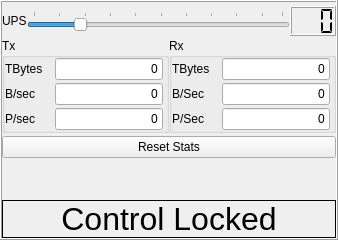
                <widget class="QFrame" name="frame_2">
                 <property name="sizePolicy">
                  <sizepolicy hsizetype="Preferred" vsizetype="Preferred">
                   <horstretch>0</horstretch>
                   <verstretch>0</verstretch>
                  </sizepolicy>
                 </property>
                 <property name="frameShape">
                  <enum>QFrame::Box</enum>
                 </property>
                 <property name="frameShadow">
                  <enum>QFrame::Raised</enum>
                 </property>
                 <property name="lineWidth">
                  <number>1</number>
                 </property>
                 <layout class="QVBoxLayout" name="verticalLayout_11">
                  <property name="spacing">
                   <number>0</number>
                  </property>
                  <property name="leftMargin">
                   <number>0</number>
                  </property>
                  <property name="topMargin">
                   <number>0</number>
                  </property>
                  <property name="rightMargin">
                   <number>0</number>
                  </property>
                  <property name="bottomMargin">
                   <number>0</number>
                  </property>
                  <item>
                   <layout class="QVBoxLayout" name="verticalLayout_9">
                    <property name="spacing">
                     <number>2</number>
                    </property>
                    <item>
                     <layout class="QHBoxLayout" name="horizontalLayout_3">
                      <property name="spacing">
                       <number>0</number>
                      </property>
                      <property name="topMargin">
                       <number>4</number>
                      </property>
                      <item>
                       <widget class="QLabel" name="labelControlRate">
                        <property name="sizePolicy">
                         <sizepolicy hsizetype="Fixed" vsizetype="Fixed">
                          <horstretch>0</horstretch>
                          <verstretch>0</verstretch>
                         </sizepolicy>
                        </property>
                        <property name="toolTip">
                         <string extracomment="Updates  per second"/>
                        </property>
                        <property name="lineWidth">
                         <number>1</number>
                        </property>
                        <property name="text">
                         <string>UPS</string>
                        </property>
                        <property name="textFormat">
                         <enum>Qt::AutoText</enum>
                        </property>
                       </widget>
                      </item>
                      <item>
                       <widget class="QSlider" name="horizontalRateSlider">
                        <property name="sizePolicy">
                         <sizepolicy hsizetype="Preferred" vsizetype="Fixed">
                          <horstretch>1</horstretch>
                          <verstretch>0</verstretch>
                         </sizepolicy>
                        </property>
                        <property name="toolTip">
                         <string extracomment="Change number of messages/updates per second"/>
                        </property>
                        <property name="toolTipDuration">
                         <number>3</number>
                        </property>
                        <property name="minimum">
                         <number>1</number>
                        </property>
                        <property name="maximum">
                         <number>50</number>
                        </property>
                        <property name="singleStep">
                         <number>1</number>
                        </property>
                        <property name="pageStep">
                         <number>5</number>
                        </property>
                        <property name="value">
                         <number>10</number>
                        </property>
                        <property name="orientation">
                         <enum>Qt::Horizontal</enum>
                        </property>
                        <property name="invertedAppearance">
                         <bool>false</bool>
                        </property>
                        <property name="invertedControls">
                         <bool>false</bool>
                        </property>
                        <property name="tickPosition">
                         <enum>QSlider::TicksAbove</enum>
                        </property>
                        <property name="tickInterval">
                         <number>5</number>
                        </property>
                       </widget>
                      </item>
                      <item>
                       <widget class="QLCDNumber" name="lcdRateNumber">
                        <property name="sizePolicy">
                         <sizepolicy hsizetype="Minimum" vsizetype="Fixed">
                          <horstretch>0</horstretch>
                          <verstretch>0</verstretch>
                         </sizepolicy>
                        </property>
                        <property name="minimumSize">
                         <size>
                          <width>0</width>
                          <height>30</height>
                         </size>
                        </property>
                        <property name="toolTip">
                         <string extracomment="Updates per second"/>
                        </property>
                        <property name="frameShape">
                         <enum>QFrame::Box</enum>
                        </property>
                        <property name="frameShadow">
                         <enum>QFrame::Raised</enum>
                        </property>
                        <property name="digitCount">
                         <number>3</number>
                        </property>
                        <property name="segmentStyle">
                         <enum>QLCDNumber::Flat</enum>
                        </property>
                        <property name="value" stdset="0">
                         <double>0.000000000000000</double>
                        </property>
                       </widget>
                      </item>
                     </layout>
                    </item>
                    <item>
                     <widget class="QWidget" name="widget_2" native="true">
                      <property name="sizePolicy">
                       <sizepolicy hsizetype="Preferred" vsizetype="Preferred">
                        <horstretch>0</horstretch>
                        <verstretch>1</verstretch>
                       </sizepolicy>
                      </property>
                      <layout class="QVBoxLayout" name="verticalLayout_17">
                       <property name="spacing">
                        <number>0</number>
                       </property>
                       <property name="leftMargin">
                        <number>0</number>
                       </property>
                       <property name="topMargin">
                        <number>0</number>
                       </property>
                       <property name="rightMargin">
                        <number>0</number>
                       </property>
                       <property name="bottomMargin">
                        <number>0</number>
                       </property>
                       <item>
                        <layout class="QVBoxLayout" name="verticalLayout_12">
                         <property name="spacing">
                          <number>3</number>
                         </property>
                         <item>
                          <layout class="QHBoxLayout" name="horizontalLayout_12">
                           <property name="spacing">
                            <number>0</number>
                           </property>
                           <item>
                            <widget class="QGroupBox" name="groupBox_3">
                             <property name="sizePolicy">
                              <sizepolicy hsizetype="Preferred" vsizetype="Fixed">
                               <horstretch>0</horstretch>
                               <verstretch>0</verstretch>
                              </sizepolicy>
                             </property>
                             <property name="title">
                              <string>Tx</string>
                             </property>
                             <layout class="QVBoxLayout" name="verticalLayout_14">
                              <property name="spacing">
                               <number>0</number>
                              </property>
                              <property name="leftMargin">
                               <number>0</number>
                              </property>
                              <property name="topMargin">
                               <number>0</number>
                              </property>
                              <property name="rightMargin">
                               <number>0</number>
                              </property>
                              <property name="bottomMargin">
                               <number>0</number>
                              </property>
                              <item>
                               <layout class="QVBoxLayout" name="verticalLayout_13">
                                <property name="spacing">
                                 <number>3</number>
                                </property>
                                <property name="sizeConstraint">
                                 <enum>QLayout::SetDefaultConstraint</enum>
                                </property>
                                <property name="rightMargin">
                                 <number>3</number>
                                </property>
                                <item>
                                 <layout class="QHBoxLayout" name="horizontalLayout_7">
                                  <property name="spacing">
                                   <number>0</number>
                                  </property>
                                  <item>
                                   <widget class="QLabel" name="label_2">
                                    <property name="sizePolicy">
                                     <sizepolicy hsizetype="Fixed" vsizetype="Preferred">
                                      <horstretch>0</horstretch>
                                      <verstretch>0</verstretch>
                                     </sizepolicy>
                                    </property>
                                    <property name="minimumSize">
                                     <size>
                                      <width>50</width>
                                      <height>0</height>
                                     </size>
                                    </property>
                                    <property name="text">
                                     <string>TBytes</string>
                                    </property>
                                   </widget>
                                  </item>
                                  <item>
                                   <widget class="QLineEdit" name="lineEditTxTotalBytes">
                                    <property name="text">
                                     <string>0</string>
                                    </property>
                                    <property name="maxLength">
                                     <number>255</number>
                                    </property>
                                    <property name="alignment">
                                     <set>Qt::AlignRight|Qt::AlignTrailing|Qt::AlignVCenter</set>
                                    </property>
                                    <property name="readOnly">
                                     <bool>true</bool>
                                    </property>
                                   </widget>
                                  </item>
                                 </layout>
                                </item>
                                <item>
                                 <layout class="QHBoxLayout" name="horizontalLayout_13">
                                  <property name="spacing">
                                   <number>0</number>
                                  </property>
                                  <item>
                                   <widget class="QLabel" name="label_4">
                                    <property name="minimumSize">
                                     <size>
                                      <width>50</width>
                                      <height>0</height>
                                     </size>
                                    </property>
                                    <property name="text">
                                     <string>B/sec</string>
                                    </property>
                                   </widget>
                                  </item>
                                  <item>
                                   <widget class="QLineEdit" name="lineEditTxBytesPerSec">
                                    <property name="text">
                                     <string>0</string>
                                    </property>
                                    <property name="maxLength">
                                     <number>255</number>
                                    </property>
                                    <property name="alignment">
                                     <set>Qt::AlignRight|Qt::AlignTrailing|Qt::AlignVCenter</set>
                                    </property>
                                    <property name="readOnly">
                                     <bool>true</bool>
                                    </property>
                                   </widget>
                                  </item>
                                 </layout>
                                </item>
                                <item>
                                 <layout class="QHBoxLayout" name="horizontalLayout_15">
                                  <property name="spacing">
                                   <number>0</number>
                                  </property>
                                  <item>
                                   <widget class="QLabel" name="label_6">
                                    <property name="minimumSize">
                                     <size>
                                      <width>50</width>
                                      <height>0</height>
                                     </size>
                                    </property>
                                    <property name="text">
                                     <string>P/sec</string>
                                    </property>
                                   </widget>
                                  </item>
                                  <item>
                                   <widget class="QLineEdit" name="lineEditTxPacketPerSec">
                                    <property name="text">
                                     <string>0</string>
                                    </property>
                                    <property name="maxLength">
                                     <number>255</number>
                                    </property>
                                    <property name="alignment">
                                     <set>Qt::AlignRight|Qt::AlignTrailing|Qt::AlignVCenter</set>
                                    </property>
                                    <property name="readOnly">
                                     <bool>true</bool>
                                    </property>
                                   </widget>
                                  </item>
                                 </layout>
                                </item>
                               </layout>
                              </item>
                             </layout>
                            </widget>
                           </item>
                           <item>
                            <widget class="QGroupBox" name="groupBox_4">
                             <property name="sizePolicy">
                              <sizepolicy hsizetype="Preferred" vsizetype="Fixed">
                               <horstretch>0</horstretch>
                               <verstretch>0</verstretch>
                              </sizepolicy>
                             </property>
                             <property name="title">
                              <string>Rx</string>
                             </property>
                             <layout class="QVBoxLayout" name="verticalLayout_16">
                              <property name="spacing">
                               <number>0</number>
                              </property>
                              <property name="leftMargin">
                               <number>0</number>
                              </property>
                              <property name="topMargin">
                               <number>0</number>
                              </property>
                              <property name="rightMargin">
                               <number>0</number>
                              </property>
                              <property name="bottomMargin">
                               <number>0</number>
                              </property>
                              <item>
                               <layout class="QVBoxLayout" name="verticalLayout_15">
                                <property name="spacing">
                                 <number>3</number>
                                </property>
                                <property name="sizeConstraint">
                                 <enum>QLayout::SetFixedSize</enum>
                                </property>
                                <property name="rightMargin">
                                 <number>3</number>
                                </property>
                                <item>
                                 <layout class="QHBoxLayout" name="horizontalLayout_11">
                                  <property name="spacing">
                                   <number>0</number>
                                  </property>
                                  <item>
                                   <widget class="QLabel" name="label_3">
                                    <property name="minimumSize">
                                     <size>
                                      <width>50</width>
                                      <height>0</height>
                                     </size>
                                    </property>
                                    <property name="text">
                                     <string>TBytes</string>
                                    </property>
                                   </widget>
                                  </item>
                                  <item>
                                   <widget class="QLineEdit" name="lineEditRxTotalBytes">
                                    <property name="text">
                                     <string>0</string>
                                    </property>
                                    <property name="maxLength">
                                     <number>255</number>
                                    </property>
                                    <property name="alignment">
                                     <set>Qt::AlignRight|Qt::AlignTrailing|Qt::AlignVCenter</set>
                                    </property>
                                    <property name="readOnly">
                                     <bool>true</bool>
                                    </property>
                                   </widget>
                                  </item>
                                 </layout>
                                </item>
                                <item>
                                 <layout class="QHBoxLayout" name="horizontalLayout_14">
                                  <property name="spacing">
                                   <number>0</number>
                                  </property>
                                  <item>
                                   <widget class="QLabel" name="label_5">
                                    <property name="minimumSize">
                                     <size>
                                      <width>50</width>
                                      <height>0</height>
                                     </size>
                                    </property>
                                    <property name="text">
                                     <string>B/Sec</string>
                                    </property>
                                   </widget>
                                  </item>
                                  <item>
                                   <widget class="QLineEdit" name="lineEditRxBytesPerSec">
                                    <property name="text">
                                     <string>0</string>
                                    </property>
                                    <property name="maxLength">
                                     <number>255</number>
                                    </property>
                                    <property name="alignment">
                                     <set>Qt::AlignRight|Qt::AlignTrailing|Qt::AlignVCenter</set>
                                    </property>
                                    <property name="readOnly">
                                     <bool>true</bool>
                                    </property>
                                   </widget>
                                  </item>
                                 </layout>
                                </item>
                                <item>
                                 <layout class="QHBoxLayout" name="horizontalLayout_16">
                                  <property name="spacing">
                                   <number>0</number>
                                  </property>
                                  <item>
                                   <widget class="QLabel" name="label_7">
                                    <property name="minimumSize">
                                     <size>
                                      <width>50</width>
                                      <height>0</height>
                                     </size>
                                    </property>
                                    <property name="text">
                                     <string>P/Sec</string>
                                    </property>
                                   </widget>
                                  </item>
                                  <item>
                                   <widget class="QLineEdit" name="lineEditRxPacketPerSec">
                                    <property name="text">
                                     <string>0</string>
                                    </property>
                                    <property name="maxLength">
                                     <number>255</number>
                                    </property>
                                    <property name="alignment">
                                     <set>Qt::AlignRight|Qt::AlignTrailing|Qt::AlignVCenter</set>
                                    </property>
                                    <property name="readOnly">
                                     <bool>true</bool>
                                    </property>
                                   </widget>
                                  </item>
                                 </layout>
                                </item>
                               </layout>
                              </item>
                             </layout>
                            </widget>
                           </item>
                          </layout>
                         </item>
                         <item>
                          <widget class="QPushButton" name="pushButtonResetStats">
                           <property name="text">
                            <string>Reset Stats</string>
                           </property>
                          </widget>
                         </item>
                         <item>
                          <spacer name="verticalSpacer">
                           <property name="orientation">
                            <enum>Qt::Vertical</enum>
                           </property>
                           <property name="sizeHint" stdset="0">
                            <size>
                             <width>20</width>
                             <height>40</height>
                            </size>
                           </property>
                          </spacer>
                         </item>
                        </layout>
                       </item>
                      </layout>
                     </widget>
                    </item>
                    <item>
                     <widget class="QLabel" name="labelLock">
                      <property name="font">
                       <font>
                        <pointsize>24</pointsize>
                       </font>
                      </property>
                      <property name="toolTip">
                       <string extracomment="Input control status "/>
                      </property>
                      <property name="frameShape">
                       <enum>QFrame::Box</enum>
                      </property>
                      <property name="text">
                       <string>Control Locked</string>
                      </property>
                      <property name="alignment">
                       <set>Qt::AlignCenter</set>
                      </property>
                     </widget>
                    </item>
                   </layout>
                  </item>
                 </layout>
                </widget>
